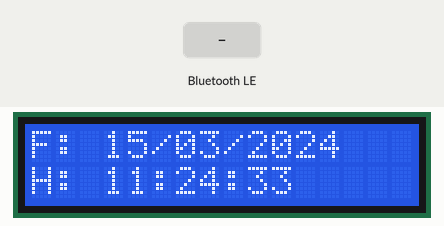
This program was run on a simulated ESP32 board running MicroPython. On the bench: 16×2 character LCD. The test bench sets the inputs (shaded band). WiFi joins after 1.5 s; the clock reads 2024-03-15 10:24:30 at power-on unless the program sets it; nothing arrives over Bluetooth unless stated; library files of the repository ran but are not shown: i2c_lcd.py; what the program prints to the serial console is not drawn.

Above: at 3.3 s.
3.4 s: "off" written over Bluetooth
At 5.1 s:
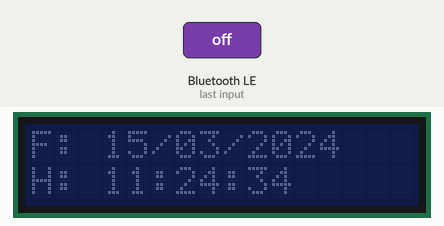
6.4 s: "on" written over Bluetooth
At 6.9 s:
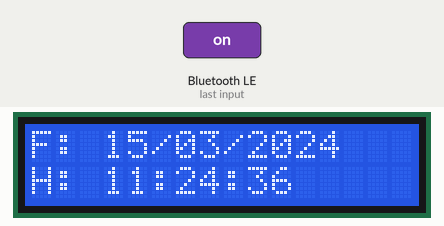
Timing chart, 0 to 9.4 s (numbered marks = the images above; inputs shaded):
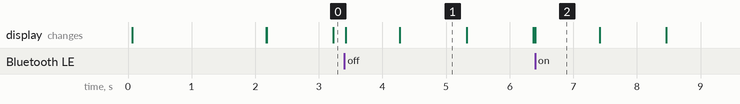

The program:

main.py
```python
from machine import Pin, I2C
import time
import network
import ntptime
import bluetooth
from i2c_lcd import I2cLcd
from config import WIFI_SSID, WIFI_PASSWORD, TZ_OFFSET

# --- CONFIGURACIÓN LCD E I2C ---
I2C_SCL_PIN = 5
I2C_SDA_PIN = 4
LCD_ADDR = 0x27
lcd = None

# --- CONFIGURACIÓN BLUETOOTH BLE ---
ble = bluetooth.BLE()
ble.active(True)

# UUIDs para servicio UART
UART_UUID = bluetooth.UUID("6E400001-B5A3-F393-E0A9-E50E24DCCA9E")
RX_UUID = bluetooth.UUID("6E400002-B5A3-F393-E0A9-E50E24DCCA9E")
UART_SERV = (UART_UUID, ((RX_UUID, bluetooth.FLAG_WRITE | bluetooth.FLAG_WRITE_NO_RESPONSE),),)
((rx_handle,),) = ble.gatts_register_services((UART_SERV,))

# --- FUNCIONES BLUETOOTH ---

def advertise():
    """Inicia la publicidad del Bluetooth"""
    name = b'Reloj-Salva'
    # Estructura del paquete de publicidad (GAP)
    adv_data = bytearray([0x02, 0x01, 0x06, len(name) + 1, 0x09]) + name
    ble.gap_advertise(200000, adv_data, connectable=True) # 200ms en microsegundos
    print("BLE: Publicitando como Reloj-Salva...")

def ble_irq(event, data):
    """Manejador de eventos Bluetooth"""
    if event == 1: # _IRQ_CENTRAL_CONNECT
        print("\n[BLE] ¡Móvil conectado!")

    elif event == 2: # _IRQ_CENTRAL_DISCONNECT
        print("\n[BLE] Móvil desconectado.")
        advertise() # Volver a publicitar al desconectar

    elif event == 3: # _IRQ_CENTRAL_WRITE
        conn_handle, value_handle = data
        if value_handle == rx_handle:
            msg = ble.gatts_read(rx_handle).decode('utf-8').strip().lower()
            print(f"[BLE] Comando recibido: {msg}")

            if msg == "on":
                lcd.backlight_on()
                ble.gatts_write(rx_handle, b"Luz ENCENDIDA\n")
            elif msg == "off":
                lcd.backlight_off()
                ble.gatts_write(rx_handle, b"Luz APAGADA\n")
            elif msg == "status":
                t = time.time() + (TZ_OFFSET * 3600)
                tm = time.localtime(t)
                res = "Hora: {:02d}:{:02d}:{:02d}\n".format(tm[3], tm[4], tm[5])
                ble.gatts_write(rx_handle, res.encode())

# Registrar la función de eventos
ble.irq(ble_irq)

# --- FUNCIONES DEL RELOJ ---

def init_lcd():
    global lcd
    i2c = I2C(0, scl=Pin(I2C_SCL_PIN), sda=Pin(I2C_SDA_PIN), freq=100000)
    try:
        lcd = I2cLcd(i2c, LCD_ADDR, 2, 16)
        return True
    except:
        return False

def main():
    if not init_lcd():
        print("Error: No se encontró el LCD")
        return

    lcd.clear()
    lcd.putstr("Conectando WiFi")

    wlan = network.WLAN(network.STA_IF)
    wlan.active(True)
    wlan.connect(WIFI_SSID, WIFI_PASSWORD)

    # Desactivar ahorro de energía para evitar que el WiFi "pise" al Bluetooth
    try:
        wlan.config(pm=network.WLAN.PM_NONE)
    except:
        pass

    # Esperar conexión WiFi
    intentos = 0
    while not wlan.isconnected() and intentos < 15:
        time.sleep(1)
        intentos += 1
        print(".", end="")

    if wlan.isconnected():
        try:
            ntptime.settime()
            print("\nWiFi: Conectado y Hora sincronizada")
            advertise() # Encendemos Bluetooth
            lcd.clear()

# --- BUCLE PRINCIPAL BLINDADO (Versión Estabilidad Total) ---
            import gc

            while True:
                try:
                    # 1. Liberar memoria RAM (Vital para que el Bluetooth no se ahogue)
                    gc.collect()

                    # 2. Calcular hora actual con el ajuste de zona
                    t = time.time() + (TZ_OFFSET * 3600)
                    tm = time.localtime(t)

                    fecha = "{:02d}/{:02d}/{:04d}".format(tm[2], tm[1], tm[0])
                    hora = "{:02d}:{:02d}:{:02d}".format(tm[3], tm[4], tm[5])

                    # 3. Actualizar LCD
                    # Usamos move_to para no borrar toda la pantalla y evitar parpadeos
                    lcd.move_to(0, 0)
                    lcd.putstr("F: " + fecha)
                    lcd.move_to(0, 1)
                    lcd.putstr("H: " + hora)

                    # 4. PAUSA FRAGMENTADA:
                    # En lugar de dormir 1 segundo de golpe, dormimos 10 veces 0.1s.
                    # Esto permite que el ESP32 atienda las interrupciones del Bluetooth
                    # con muchísima más fluidez y evita desconexiones por timeout.
                    for _ in range(10):
                        time.sleep(0.1)

                except Exception as e:
                    # Si hay un error de I2C o de cálculo, el reloj no se detiene
                    print(f"Aviso: Reintentando bucle... ({e})")
                    time.sleep(0.5)

        except Exception as e:
            lcd.clear()
            lcd.putstr("Error General")
            print("Error crítico:", e)
    else:
        lcd.clear()
        lcd.putstr("Sin WiFi")
        print("Error: No se pudo conectar al WiFi")

if __name__ == "__main__":
    main()
```

config.py
```python
# config.py - Ajustado para Bilbao, España (UTC+1)
WIFI_SSID = "TuRed"       # <--- ¡CORRIGE ESTO!
WIFI_PASSWORD = "TuUsuario"      # <--- ¡CORRIGE ESTO!
NTP_SERVER = "pool.ntp.org"
TZ_OFFSET = 1  # Ajuste UTC + 1 hora
```

LcdApi.py
```python
"""Provides an API for talking to HD44780 compatible character LCDs."""

import time

class LcdApi:
    """Implements the API for talking with HD44780 compatible character LCDs.
    This class only knows what commands to send to the LCD, and not how to get
    them to the LCD.

    It is expected that a derived class will implement the hal_xxx functions.
    """

    # The following constant names were lifted from the avrlib lcd.h
    # header file, however, I changed the definitions from bit numbers
    # to bit masks.
    #
    # HD44780 LCD controller command set

    LCD_CLR = 0x01              # DB0: clear display
    LCD_HOME = 0x02             # DB1: return to home position

    LCD_ENTRY_MODE = 0x04       # DB2: set entry mode
    LCD_ENTRY_INC = 0x02        # --DB1: increment
    LCD_ENTRY_SHIFT = 0x01      # --DB0: shift

    LCD_ON_CTRL = 0x08          # DB3: turn lcd/cursor on
    LCD_ON_DISPLAY = 0x04       # --DB2: turn display on
    LCD_ON_CURSOR = 0x02        # --DB1: turn cursor on
    LCD_ON_BLINK = 0x01         # --DB0: blinking cursor

    LCD_MOVE = 0x10             # DB4: move cursor/display
    LCD_MOVE_DISP = 0x08        # --DB3: move display (0-> move cursor)
    LCD_MOVE_RIGHT = 0x04       # --DB2: move right (0-> left)

    LCD_FUNCTION = 0x20         # DB5: function set
    LCD_FUNCTION_8BIT = 0x10    # --DB4: set 8BIT mode (0->4BIT mode)
    LCD_FUNCTION_2LINES = 0x08  # --DB3: two lines (0->one line)
    LCD_FUNCTION_10DOTS = 0x04  # --DB2: 5x10 font (0->5x7 font)
    LCD_FUNCTION_RESET = 0x30   # See "Initializing by Instruction" section

    LCD_CGRAM = 0x40            # DB6: set CG RAM address
    LCD_DDRAM = 0x80            # DB7: set DD RAM address

    LCD_RS_CMD = 0
    LCD_RS_DATA = 1

    LCD_RW_WRITE = 0
    LCD_RW_READ = 1

    def __init__(self, num_lines, num_columns):
        self.num_lines = num_lines
        if self.num_lines > 4:
            self.num_lines = 4
        self.num_columns = num_columns
        if self.num_columns > 40:
            self.num_columns = 40
        self.cursor_x = 0
        self.cursor_y = 0
        self.implied_newline = False
        self.backlight = True
        self.display_off()
        self.backlight_on()
        self.clear()
        self.hal_write_command(self.LCD_ENTRY_MODE | self.LCD_ENTRY_INC)
        self.hide_cursor()
        self.display_on()

    def clear(self):
        """Clears the LCD display and moves the cursor to the top left
        corner.
        """
        self.hal_write_command(self.LCD_CLR)
        self.hal_write_command(self.LCD_HOME)
        self.cursor_x = 0
        self.cursor_y = 0

    def show_cursor(self):
        """Causes the cursor to be made visible."""
        self.hal_write_command(self.LCD_ON_CTRL | self.LCD_ON_DISPLAY |
                               self.LCD_ON_CURSOR)

    def hide_cursor(self):
        """Causes the cursor to be hidden."""
        self.hal_write_command(self.LCD_ON_CTRL | self.LCD_ON_DISPLAY)

    def blink_cursor_on(self):
        """Turns on the cursor, and makes it blink."""
        self.hal_write_command(self.LCD_ON_CTRL | self.LCD_ON_DISPLAY |
                               self.LCD_ON_CURSOR | self.LCD_ON_BLINK)

    def blink_cursor_off(self):
        """Turns on the cursor, and makes it no blink (i.e. be solid)."""
        self.hal_write_command(self.LCD_ON_CTRL | self.LCD_ON_DISPLAY |
                               self.LCD_ON_CURSOR)

    def display_on(self):
        """Turns on (i.e. unblanks) the LCD."""
        self.hal_write_command(self.LCD_ON_CTRL | self.LCD_ON_DISPLAY)

    def display_off(self):
        """Turns off (i.e. blanks) the LCD."""
        self.hal_write_command(self.LCD_ON_CTRL)

    def backlight_on(self):
        """Turns the backlight on.

        This isn't really an LCD command, but some modules have backlight
        controls, so this allows the hal to pass through the command.
        """
        self.backlight = True
        self.hal_backlight_on()

    def backlight_off(self):
        """Turns the backlight off.

        This isn't really an LCD command, but some modules have backlight
        controls, so this allows the hal to pass through the command.
        """
        self.backlight = False
        self.hal_backlight_off()

    def move_to(self, cursor_x, cursor_y):
        """Moves the cursor position to the indicated position. The cursor
        position is zero based (i.e. cursor_x == 0 indicates first column).
        """
        self.cursor_x = cursor_x
        self.cursor_y = cursor_y
        addr = cursor_x & 0x3f
        if cursor_y & 1:
            addr += 0x40    # Lines 1 & 3 add 0x40
        if cursor_y & 2:    # Lines 2 & 3 add number of columns
            addr += self.num_columns
        self.hal_write_command(self.LCD_DDRAM | addr)

    def putchar(self, char):
        """Writes the indicated character to the LCD at the current cursor
        position, and advances the cursor by one position.
        """
        if char == '\n':
            if self.implied_newline:
                # self.implied_newline means we advanced due to a wraparound,
                # so if we get a newline right after that we ignore it.
                self.implied_newline = False
            else:
                self.cursor_x = self.num_columns
        else:
            self.hal_write_data(ord(char))
            self.cursor_x += 1
        if self.cursor_x >= self.num_columns:
            self.cursor_x = 0
            self.cursor_y += 1
            self.implied_newline = (char != '\n')
        if self.cursor_y >= self.num_lines:
            self.cursor_y = 0
        self.move_to(self.cursor_x, self.cursor_y)

    def putstr(self, string):
        """Write the indicated string to the LCD at the current cursor
        position and advances the cursor position appropriately.
        """
        for char in string:
            self.putchar(char)

    def custom_char(self, location, charmap):
        """Write a character to one of the 8 CGRAM locations, available
        as chr(0) through chr(7).
        """
        location &= 0x7
        self.hal_write_command(self.LCD_CGRAM | (location << 3))
        self.hal_sleep_us(40)
        for i in range(8):
            self.hal_write_data(charmap[i])
            self.hal_sleep_us(40)
        self.move_to(self.cursor_x, self.cursor_y)

    def hal_backlight_on(self):
        """Allows the hal layer to turn the backlight on.

        If desired, a derived HAL class will implement this function.
        """
        pass

    def hal_backlight_off(self):
        """Allows the hal layer to turn the backlight off.

        If desired, a derived HAL class will implement this function.
        """
        pass

    def hal_write_command(self, cmd):
        """Write a command to the LCD.

        It is expected that a derived HAL class will implement this
        function.
        """
        raise NotImplementedError

    def hal_write_data(self, data):
        """Write data to the LCD.

        It is expected that a derived HAL class will implement this
        function.
        """
        raise NotImplementedError

    # This is a default implementation of hal_sleep_us which is suitable
    # for most micropython implementations. For platforms which don't
    # support `time.sleep_us()` they should provide their own implementation
    # of hal_sleep_us in their hal layer and it will be used instead.
    def hal_sleep_us(self, usecs):
        """Sleep for some time (given in microseconds)."""
        time.sleep_us(usecs)  # NOTE this is not part of Standard Python library, specific hal layers will need to override this
```

Measured:
- after the input at 3.4 s, the display: first changes at once (image 1 shows a later state)
- after the input at 6.4 s, the display: changes at once (image 2)
- what the display in image 1 shows lasts 1.0 s, from 4.3 s to 5.3 s
